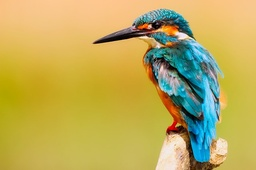
#> input picture kingfisher.jpg, 256 x 170 px, shrunk from 640 x 426 before the run
$ jupyter execute --allow-errors 'Traitement PhotoCor.ipynb'
#> lines starting #> are read from the running program, lines starting #| are printed output that depends on the picture; after the words box and inside, x2 and y2 are one past the last pixel; in counts of white or black regions, pixels touching at a corner belong together
# Le traitement Photo avec python

## Le module `Image`

Le sous-module `Image` du module `PIL` de Python va nous permettre aussi de faire du traitement d'images : passer en noir et blanc, négatif couleurs ....

La première étape est d'importer le module `Image`.

#### Exercice 1
Exécuter la cellule ci-dessous

[cell 1]
from PIL import Image

## Nature des images

Lorsqu'on a une image numérique, si on veut pouvoir la modifier ou ce qui est préférable modifier une copie de cette image, il faut connaître le format de l'image (jpeg, jpg, png, gif ...), sa taille et surtout comment sont codés les pixels : c'est ce qu'on appelle le mode. Le mode sera en général RGB pour des images en couleurs et L pour les images en niveaux de gris.  Il existe aussi le mode RGBA où A correspond à un coefficient de transparence.


 On rappelle qu'une image peut être vue comme un tableau de pixels : la hauteur de l'image  correspond au nombre de lignes et la largeur correspond au nombre de colonnes.

Pour une image en couleurs et une image en niveaux de gris (couramment appelé "noir et blanc"), les pixels ne sont pas toujours codés de la même façon. En effet, dans le cas d'une image en niveaux de gris, on sait que les trois composantes R, V et B d'un pixel sont égales ; ainsi si on a par exemple R = V = B = 140, il suffit de stocker l'entier 140 et non le triplet d'entiers (140, 140, 140).

Le module Image permet de déterminer plusieurs caractéristiques d'un fichier image en particulier la taille de l'image et le mode.


 #### Exercice 2
 Exécuter la cellule ci-dessous pour pouvoir utiliser la fonction nature. Lire attentivement les commentaires (précédés de # en python)

[cell 2]
def nature(fichier_image) :
    """la fonction nature prend en argument le nom complet du fichier (nom et extension) écrit entre guillemets
    cette fonction affiche quelques informations sur l'image"""
#> called with fichier_image = 'kingfisher.jpg'
    # on "ouvre" l'image pour déterminer ses caractéristiques
    imgsource = Image.open(fichier_image)
#> imgsource is the input picture: PIL image 256x170 RGB; mean R, G, B 188.7, 171.5, 89.8
    print("Format de l'image : ", imgsource.format)
#| Format de l'image :  JPEG
    print("Taille de l'image : ", imgsource.size)
#| Taille de l'image :  (256, 170)
    print("Mode de l'image : ", imgsource.mode)
#| Mode de l'image :  RGB
    # on récupère les valeurs du couple imgsource.size donnant la largeur et la hauteur
    L, H = imgsource.size
#> L = 256; H = 170
    print("En largeur, l'image contient :", L, " pixels")
#| En largeur, l'image contient : 256  pixels
    print("En hauteur, l'image contient :", H, " pixels")
#| En hauteur, l'image contient : 170  pixels
    # on récupère le codage du pixel de coordonnées (0, 0)
    pixel = imgsource.getpixel((0, 0))
#> pixel = (250, 191, 131)
    print("le pixel (0, 0) est codé par :", pixel)
#| le pixel (0, 0) est codé par : (250, 191, 131)
    # instruction pour voir l'image
    imgsource.show()
    # pour "fermer" l'image
    imgsource.close()

#### Exercice 3

Les deux fichiers "kingfisher.jpg" et "kingfisherNB.jpg" sont donnés en annexe.
Exécuter les deux cellules ci-dessous et observez les différences de mode

*Le fichier image kingfisher.jpg est une image de David Mark de Pixabay. Le fichier kingfisherNB.jpg a été obtenu à partir de cette image en utilisant le logiciel libre de traitement d'images GIMP.*

[cell 3]
nature("kingfisher.jpg")

On constate qu'un pixel est codé par un triplet RGB : c'est une image en couleurs

[cell 4]
nature("kingfisherNB.jpg")
#> call 2 of nature, with fichier_image = 'kingfisherNB.jpg'
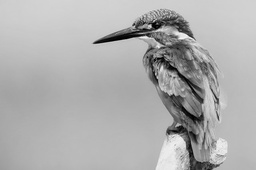
#> input picture kingfisherNB.jpg, 256 x 170 px, shrunk from 640 x 426 before the run
#> in nature, imgsource is the input picture: PIL image 256x170 L; min 0, max 252, mean 174.1
#| Format de l'image :  JPEG
#| Taille de l'image :  (256, 170)
#| Mode de l'image :  L
#| En largeur, l'image contient : 256  pixels
#| En hauteur, l'image contient : 170  pixels
#> in nature (call 2), `pixel = imgsource.getpixel((0, 0))`: pixel = 203
#| le pixel (0, 0) est codé par : 203

On constate qu'un pixel est codé par un entier :  c'est une image en niveaux de gris

## Image en nuances de gris

Dans cette partie, on se propose de transformer une image en nuances de gris en appliquant une fonction transformant la valeur de chaque pixel.

Pour cela, on utilise une fonction qui prend en arguments le nom du fichier image et la fonction de transformation.
Il faudra exécuter la cellule pour pouvoir l'utiliser.

[cell 5]
# ATTENTION : cette fonction ne pourra être utilisée que pour des images en mode L

def transformation(nom_image, f):
    """nom_image est le nom du fichier contenant l'image originale avec son extension et entre guillemets
    f est une fonction qui prend en paramètre un entier compris entre 0 et 255 et renvoie un entier compris entre 0 et 255
    cette fonction affiche une image en nuances de gris"""
#> called with nom_image = 'kingfisherNB.jpg'
    # on ouvre le fichier image à transformer
    img = Image.open(nom_image)
    # on récupère la largeur et la hauteur de l'image
    L, H = img.size
#> L = 256; H = 170
    # on crée une nouvelle image de même mode (ici 'L') que img et de même taille
    # tous les pixels de cette image sont à 0 autrement dit elle est noire.
    img1 = Image.new(img.mode, img.size)
#> img1: PIL image 256x170 L; every value is 0
    # on parcourt l'image de haut en bas et de droite à gauche pour accéder à chaque pixels de l'image
    for y in range(H):
        for x in range(L):
            # permet de récupérer l'entier compris entre 0 et 255 qui donne l'intensité de lumière
            # correspondant au pixel de coordonnées (x,y)
            valeur_pixel = img.getpixel((x, y))
            # on calcule la nouvelle valeur du pixel
            nouvelle_valeur = f(valeur_pixel)
            # on affecte la valeur que l'on vient de calculer au pixel de coordonnées (x,y) de la nouvelle image
            img1.putpixel((x, y), nouvelle_valeur)
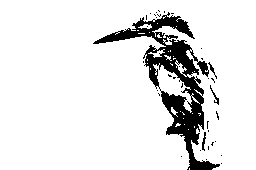
#> img1: PIL image 256x170 L; 89.5% white; 36 black regions (32 under 20 px), largest, box (x1, y1, x2, y2) and area: (93, 12, 220, 170) 4355, (210, 85, 219, 105) 42, (202, 132, 206, 151) 40, (208, 62, 217, 79) 34
    # on ferme le fichier contenant l'image  originale
    img.close()
    # on affiche la nouvelle image
    img1.show()
    # on ferme le fichier contenant la nouvelle image
    img1.close()

### Le seuillage

Le seuillage d'une image consiste à transformer une image en niveau de gris en une image dont les valeurs de pixels ne peuvent avoir que la valeur 0 ou 255. On parle alors d'une image binaire ou image en noir et blanc. Cette technique permet d'affecter un niveau uniforme aux pixels pertinents et d'éliminer les autres. Cette technique est parfois utilisée pour faire de la reconnaissance de motif.

Le seuillage consiste à affecter le niveau 255 aux pixels dont la valeur est supérieure à un seuil S et  le niveau 0 aux autres.

#### Exercice 4
1. Compléter la fonction `seuil` qui prend en argument un entier `val` et qui renvoie 0 si `val` est inférieur à `127` et 255 sinon. Exécuter ensuite la cellule pour pouvoir utiliser votre fonction. Faites des tests.

[cell 6]
def seuil(val):
    """val est un entier compris entre 0 et 255
    cette fonction renvoie 0 ou 255 selon que val est inférieur ou supérieur à 127"""
    if val < 127:
        n = 0
    else:
        n = 255
    return n

[cell 7]
# exemple avec un pixel d'intensité 158
print(seuil(158))

[cell 8]
# autre exemple de votre choix
print(seuil(50))

 2. Ecrire une fonction `seuil2(val)` en utilisant une valeur de seuillage de votre choix et la tester.

#> (a cell that did not finish here is left out)

#> (a cell that did not finish here is left out)

#> (a cell that did not finish here is left out)

3. Exécuter la cellule pour transformer l'image en niveaux de gris du martin-pêcheur à l'aide des fonctions `transformation` et  `seuil`

[cell 12]
transformation("kingfisherNB.jpg", seuil)

4. Ecrire et exécuter les instructions  pour transformer l'image en niveaux de gris du martin-pêcheur à l'aide des fonctions `transformation` et  `seuil2`

#> (a cell that did not finish here is left out)

**Remarque :** Pour pouvoir enregistrer l'image obtenue, il suffit de faire un clic droit sur l'image.

### Le négatif
 #### Exercice 5

Le négatif d'une image en niveau de gris, sera une image en niveau de gris. Si un pixel de l'image originale vaut `val` alors l'intensité du pixel correspondant dans le négatif sera `255 - val`.

1. Compléter le code de la fonction `negatif_gris`.

[cell 14]
def negatif_gris(val):
    """val est un entier compris entre 0 et 255
    cette fonction renvoie 255-val (le complément à 255)"""
    return 255 - val

[cell 15]
# exemple avec un pixel d'intensité 158
print(negatif_gris(158))

2. Ecrire et exécuter les instructions  pour transformer l'image en niveaux de gris du martin-pêcheur à l'aide des fonctions `transformation` et  `negatif_gris`

[cell 16]
transformation("kingfisherNB.jpg", negatif_gris)

## Image en couleurs

Dans cette partie, on se propose de transformer une image en mode RGB en appliquant une fonction transformant la valeur de chaque pixel. On rappelle que dans ce cas, un pixel est donné par un triplet (r, g, b).

Dans un premier temps, on utilisera une fonction ` transformation_gris` qui prend en arguments le nom du fichier image et la fonction de transformation et qui affichera une image en niveaux de gris (L).

Il faudra exécuter la cellule ci-dessous pour pouvoir l'utiliser.

[cell 17]
def transformation_gris(nom_image, f):
    """nom_image est le nom du fichier contenant l'image originale avec son extension et entre guillemets
    f est une fonction qui prend en paramètre un triplet d'entiers compris entre 0 et 255 et qui renvoie un entier compris entre 0 et 255
    la fonction affiche une image en mode L"""
#> called with nom_image = 'kingfisher.jpg'
    img = Image.open(nom_image)
    L, H = img.size
    # on crée une nouvelle image de mode 'L' et de même taille que l'image originale
    # tous les pixels de cette image sont à 0 autrement dit elle est noire.
    img1 = Image.new("L", img.size)
    for y in range(H):
        for x in range(L):
            valeur_pixel = img.getpixel((x, y))
            # on calcule le gris correspondant
            nouvelle_valeur = f(valeur_pixel)
            # on affecte la valeur que l'on vient de calculer au pixel de coordonnées (x,y) de la nouvelle image
            img1.putpixel((x, y), nouvelle_valeur)
    img.close()
    img1.show()
    img1.close()

### Mettre en niveaux de gris

Chaque pixel d'une image en couleurs est représenté par un triplet de nombres compris entre 0 et 255 pour les canaux respectifs de Rouge, de Vert et de Bleu (RVB ou RGB en anglais). Pour la transformer en une image en niveaux de gris, il suffit de remplacer le triplet (r, g, b) par un entier compris entre 0 et 255 correspondant à une nuance de gris.

Il existe plusieurs façons de définir cet entier en fonction du triplet (r, g, b) ; nous allons en voir deux.

#### Exercice 6 : La recommandation 709 (le beau gris)
La <a href ="https://fr.wikipedia.org/wiki/Rec._709">"recommandation 709"</a> propose une moyenne pondérée à partir de (r, g, b) en prenant pour valeur commune `gris = 0.2126r+0.7152g+0.0722b`

1. Compléter la fonction `en_gris` qui prend en paramètre un triplet `t` et qui renvoie la valeur du gris selon la recommandation 709.
Le calcul à faire ne donne pas, en génaral, un résultat entier : il faut donc le convertir en entier avec la fonction `int` de python.


[cell 18]
def en_gris(t):
    """t est un triplet d'entiers compris entre 0 et 255
    cette fonction renvoie la valeur du gris de la recommandation 709"""
    # l'instruction ci-dessous permet de stocker le premier élément du triplet dans la variable r,
    # le deuxième dans g et le dernier dans b.
    R, G, B = t
    # on applique la formule et comme on veut un résultat entier on utilsie la fonction int qui convertit le résulat en entier (arrondi)
    gris = int(0.2126*R + 0.7152*G + 0.0722*B)
    return gris

[cell 19]
# pour tester
print(en_gris((255, 64, 128)))

2. Ecrire et exécuter les instructions  pour transformer l'image en couleurs du martin-pêcheur à l'aide des fonctions `transformation_gris` et  `en_gris`

[cell 20]
transformation_gris("kingfisher.jpg", en_gris)

#### Exercice 7 :  avec la saturation

 Chaque pixel d'une image en couleurs est représenté par un triplet RGB ou un triplet TSL pour Teinte, Saturation, Luminosité.
 Le site  http://www.easyrgb.com/en/math.php#text20 fournit les conversions RGB/TSL.
 On peut obtenir du gris en annulant la saturation autrement dit en mettant la composante S à 0.

La conversion RVB -> TSL est complexe, mais dans le cas où S = 0, la conversion TSL -> RGB se simplifie en `R = G = B = L * 255`

 D'autre part, la composante L d'une couleur RVB est obtenu par la formule :  $L=\dfrac{\min(R,G,B)+\max(R,G,B)}{2\times 255}.$

 **Finalement**, annuler la saturation revient à calculer la valeur du gris correspondant avec la formule suivante :

 $gris =\dfrac{\min(R, G, B)+\max(R, G, B)}2$

La fonction $\min(R, G, B)$ renvoie la plus petite des trois valeurs et la fonction $\max(R, G, B)$ renvoie la plus grande des trois valeurs.

1. Compléter la fonction `gris_sat` qui prend en paramètre un triplet `t` et qui renvoie la valeur du gris obtenue avec la saturation.
Le calcul à faire ne donne pas, en général, un résultat entier : il faut donc convertir en entier.

[cell 21]
def gris_sat(t):
    """t est un triplet d'entiers compris entre 0 et 255
    cette fonction renvoie la valeur du gris obtenue avec la saturation"""
    R, G, B = t
    gris = int((min(R, G, B) + max(R, G, B))/2)
    return gris

[cell 22]
# pour tester
print(gris_sat((255, 64, 128)))

2. Ecrire et exécuter les instructions  pour transformer l'image en couleurs du martin-pêcheur à l'aide des fonctions `transformation_gris` et  `gris_sat`

[cell 23]
transformation_gris("kingfisher.jpg", gris_sat)

Dans la suite, on utilisera une fonction ` transformation_couleur` qui prend en arguments le nom du fichier image et la fonction de transformation et qui affichera une image en couleur (RGB).

Il faudra exécuter la cellule ci-dessous pour pouvoir l'utiliser.

[cell 24]
def transformation_couleur(nom_image, f):
    """nom_image est le nom du fichier contenant l'image originale avec son extension et entre guillemets
    f est une fonction qui prend en paramètre un triplet d'entiers compris entre 0 et 255 et qui renvoie un triplet d'entiers compris entre 0 et 255
    la fonction affiche une image en mode RGB"""
#> called with nom_image = 'kingfisher.jpg'
    img = Image.open(nom_image)
    L, H = img.size
    # on crée une nouvelle image de mode 'L' et de même taille que l'image originale
    # tous les pixels de cette image sont à 0 autrement dit elle est noire.
    img1 = Image.new("RGB", img.size)
#> img1: PIL image 256x170 RGB; every value is 0
    for y in range(H):
        for x in range(L):
            valeur_pixel = img.getpixel((x, y))
            # on calcule le gris correspondant
            nouvelle_valeur = f(valeur_pixel)
            # on affecte la valeur que l'on vient de calculer au pixel de coordonnées (x,y) de la nouvelle image
            img1.putpixel((x, y), nouvelle_valeur)
    img.close()
    img1.show()
    img1.close()

### Faire un négatif

Le négatif d'une image en couleurs sera une image en couleurs.
Pour chaque pixel donnée par le triplet (R, G, B), le pixel du négatif sera donné par le triplet (255-R, 255-G, 255-B).

#### Exercice 8
1. Compléter le code de la fonction `negatif_couleur` qui prend en paramètre un triplet `t` et qui renvoie le triplet correspond au négatif.

[cell 25]
def negatif_couleur(t) :
    """t est un triplet d'entiers compris entre 0 et 255
    cette fonction renvoie le triplet du négatif"""
    R, G, B = t
    return (255-R, 255-G, 255-B)

[cell 26]
# pour tester
negatif_couleur((0, 180, 255))

2. Ecrire et exécuter les instructions  pour transformer l'image en couleurs du martin-pêcheur à l'aide des fonctions `transformation_couleur` et  `negatif_couleur`

[cell 27]
transformation_couleur("kingfisher.jpg", negatif_couleur)

## Obtenir la composante R ou G ou B d'une image couleur

### Composante rouge

Obtenir la composante rouge d'une image couleur consiste à remplacer le triplet (R, G, B) de chaque pixel par le triplet (R, 0, 0) autrement dit on met l'intensité du vert et du bleu à 0.

#### Exercice 9
1. Compléter le code de la fonction `rouge` pour obtenir le triplet `(R, 0, 0)`.

[cell 28]
# Cette fonction ne pourra être utilisée que pour des images en mode RGB et donnera une image en mode RGB

def rouge(t):
    """t est un triplet d'entiers compris entre 0 et 255
    cette fonction renvoie le triplet (R, 0, 0)"""
    R, G, B = t
    return (R, 0, 0)

[cell 29]
# pour tester
rouge((154, 180, 25))

2. Ecrire et exécuter les instructions pour transformer l'image en couleurs du martin-pêcheur à l'aide des fonctions `transformation_couleur` et `rouge`

[cell 30]
transformation_couleur("kingfisher.jpg", rouge)
#> call 2 of transformation_couleur, with nom_image = 'kingfisher.jpg'
#> after the loop in transformation_couleur (call 2), `for y in range(H):`:
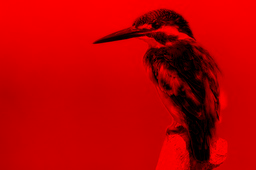
#> img1: PIL image 256x170 RGB; mean R, G, B 188.7, 0, 0

3. Ecrire les fonctions `verte` et `bleu` pour obtenir respectivement les composantes verte et bleue.

[cell 31]
def verte(t):
    R, G, B = t
    return (0, G, 0)

# pour tester
verte((154, 180, 25))

[cell 32]
def bleue(t):
    R, G, B = t
    return (0, 0, B)


# pour tester
bleue((154, 180, 25))

4. Ecrire et exécuter les instructions pour transformer l'image en couleurs du martin-pêcheur à l'aide des fonctions `transformation_couleur` et `verte`

[cell 33]
transformation_couleur("kingfisher.jpg", verte)
#> call 3 of transformation_couleur, with nom_image = 'kingfisher.jpg'
#> after the loop in transformation_couleur (call 3), `for y in range(H):`:
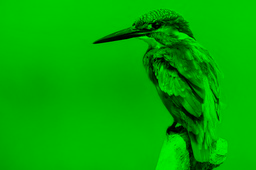
#> img1: PIL image 256x170 RGB; mean R, G, B 0, 171.5, 0

5. Ecrire et exécuter les instructions pour transformer l'image en couleurs du martin-pêcheur à l'aide des fonctions `transformation_couleur` et `bleue`

[cell 34]
transformation_couleur("kingfisher.jpg", bleue)
#> call 4 of transformation_couleur, with nom_image = 'kingfisher.jpg'
#> after the loop in transformation_couleur (call 4), `for y in range(H):`:
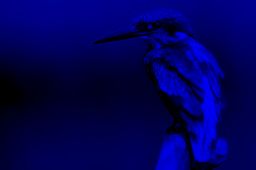
#> img1: PIL image 256x170 RGB; mean R, G, B 0, 0, 89.8

### Composante rouge et inverse
On se propose ici, pour chaque pixel de l'image de garder l'intensité du rouge et d'"inverser" comme pour un négatif l'intensité de vert et de bleu.

#### Exercice 10
1.Compléter le code de la fonction `rouge_inverse` pour afficher l'image  permettent de mettre en oeuvre l'opération décrite ci-dessus.


[cell 35]

def rouge_inverse(t):
    """t est un triplet d'entiers compris entre 0 et 255
    cette fonction renvoie le triplet (R, 0, 0)"""
    R, G, B = t
    return (R, 255-G, 255-B)

[cell 36]
# pour tester
rouge_inverse((154, 180, 25))

2. Ecrire et exécuter les instructions pour transformer l'image en couleurs du martin-pêcheur à l'aide des fonctions `transformation_couleur` et `rouge_inverse`

[cell 37]
transformation_couleur("kingfisher.jpg", rouge_inverse)
#> after the loop in transformation_couleur (call 5), `for y in range(H):`:
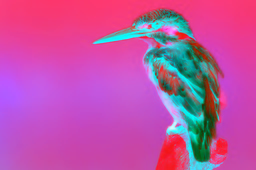
#> img1: PIL image 256x170 RGB; mean R, G, B 188.7, 83.5, 165.2

#### Exercice 11
1. Ecrire les fonctions `verte_inverse` et `bleu_inverse` pour obtenir un triplet  de la même façon que pour le rouge.

[cell 38]
def verte_inverse(t) :
    R, G, B = t
    return (255-R, G, 255-B)


# On teste
verte_inverse((154, 180, 25))

[cell 39]
def bleue_inverse(t):
    R, G, B = t
    return (255-R, 255-G, B)


# On teste
bleue_inverse((154, 180, 25))

2. Ecrire et exécuter les instructions pour transformer l'image en couleurs du martin-pêcheur à l'aide des fonctions `transformation_couleur` et `verte_inverse`

[cell 40]
transformation_couleur("kingfisher.jpg", verte_inverse)
#> after the loop in transformation_couleur (call 6), `for y in range(H):`:
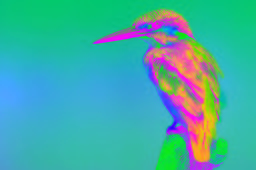
#> img1: PIL image 256x170 RGB; mean R, G, B 66.3, 171.5, 165.2

3. Ecrire et exécuter les instructions pour transformer l'image en couleurs du martin-pêcheur à l'aide des fonctions `transformation_couleur` et `bleue_inverse`

[cell 41]
transformation_couleur("kingfisher.jpg", bleue_inverse)
#> after the loop in transformation_couleur (call 7), `for y in range(H):`:
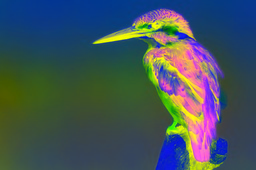
#> img1: PIL image 256x170 RGB; mean R, G, B 66.3, 83.5, 89.8

4. Inventer une transformation et écrire la fonction qui va avec.

[cell 42]
def g(t) :
    R, G, B = t
    return 255-R, 180-G, B

[cell 43]
transformation_couleur("kingfisher.jpg", g)
#> after the loop in transformation_couleur (call 8), `for y in range(H):`:
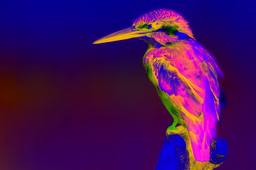
#> img1: PIL image 256x170 RGB; mean R, G, B 66.3, 14.9, 89.8

[cell 44]
def h(t) :
    R, G, B = t
    return (255-R, (180*2)//2, B)

[cell 45]
transformation_couleur("kingfisher.jpg", h)
#> after the loop in transformation_couleur (call 9), `for y in range(H):`:
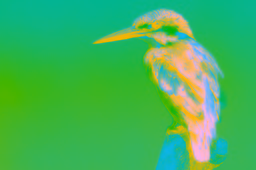
#> img1: PIL image 256x170 RGB; mean R, G, B 66.3, 180, 89.8
